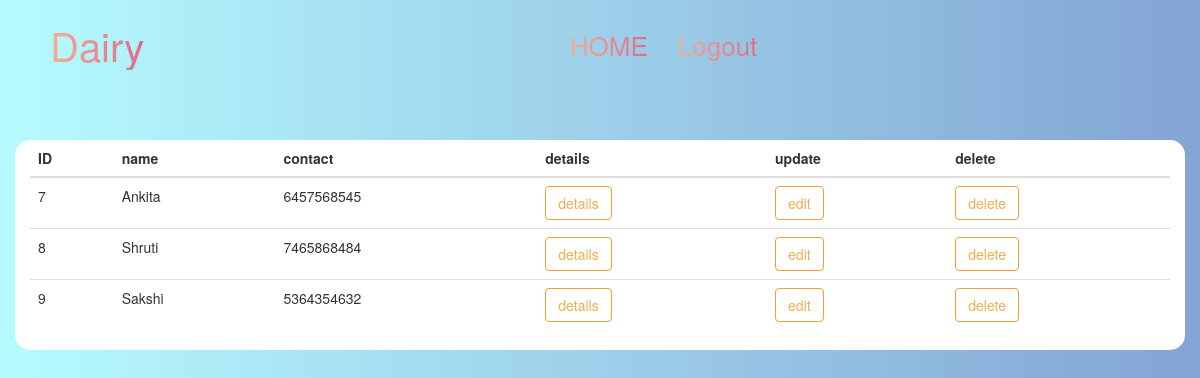
The page /vendorlist (signed in) on the database its author committed.
### Manageapp/models.py (models this page shows, shortened)
class Vendor(models.Model):
	name=models.TextField(max_length=50)
	contact=models.TextField()

### Manageapp/views.py (the view)
# urls.py: path('vendorlist',views.vendorlist , name='vendorlist'),
@login_required(login_url='loginpage')
def vendorlist(request):
	vendor=Vendor.objects.all()
	dict1={'vendor':vendor}
	return render( request ,'vendorlist.html' , dict1)

### Manageapp/templates/vendorlist.html (shortened to what this page needs)
<!DOCTYPE html>
<html lang="en">
<head>
  <link rel="stylesheet" href="https://maxcdn.bootstrapcdn.com/bootstrap/3.4.1/css/bootstrap.min.css">
</head>
<body>
  <nav class=" nvbr ">
    <div class="container-fluid ">
      <div>
        <a class="navbar-brand" href="#">Dairy</a>
      </div>
      <ul class="nav navbar-nav alignnvbr">
        <li><a href="{% url 'index' %}"> HOME</a></li>
        <li class="active"><a href="{% url 'logout_view' %}">Logout</a></li>
      </ul>
    </div>
  </nav>
<div class="container bgl">
  <table class="table table-borderless">
    <thead>
      <tr>
        <th scope="col">ID</th>
        <th scope="col">name</th>
        <th scope="col">contact</th>
        <th scope="col">details</th>
        <th scope="col">update</th>
        <th scope="col">delete</th>
      </tr>
    </thead>
    <tbody>
{% for i in vendor %}
  <tr>
    <td>{{ i.id }} </td>
    <td>{{ i.name }}</td>
    <td>{{ i.contact }}</td>
    <td><a href="detailsvendor/{{ i.name }}" class="btn btn-warning" id = '{{i.name}}'>details</a></td>
<td><a href="updvendor/{{i.id}}" class="btn btn-warning" id = '{{i.id}}'>edit</a></td>
<td><a href="delvendor/{{i.id}}" onclick="return confirm('Are you sure you want to delete this?')" class="btn btn-warning" id = '{{i.id}}'>delete</a></td>
  </tr>
  {% endfor %}
</tbody>
</table>
</div>
</body>
</html>

### Manageapp/templates/vendorlist.html (style rules this page uses)
body { background: #83a4d4; background: -webkit-linear-gradient(to right, #b6fbff, #83a4d4); background: linear-gradient(to right, #b6fbff, #83a4d4); }
.nvbr { text-align:center; border-radius:none; font-size: 25px; color: white; padding:20px; }
.alignnvbr { margin-left:35%; }
.bgl { margin-top:50px; background:white; border-radius:15px; }
.navbar-brand { font-size: 40px; background: linear-gradient(to right, #F7BB97, #DD5E89); -webkit-background-clip: text; -webkit-text-fill-color:transparent; background-clip:text; }
a { background: linear-gradient(to right, #F7BB97, #DD5E89); -webkit-background-clip: text; -webkit-text-fill-color:transparent; background-clip:text; }

### rows shown on the page
Vendor: id "7", name "Ankita", contact "6457568545"
Vendor: id "8", name "Shruti", contact "7465868484"
Vendor: id "9", name "Sakshi", contact "5364354632"
